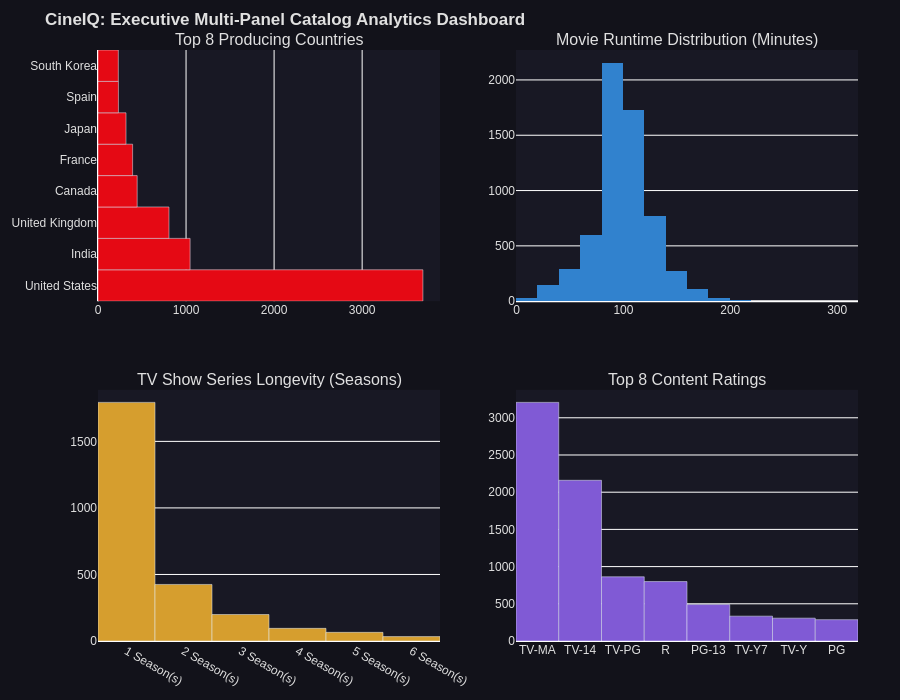

Source (notebook cell):
### Markdown cell above
## 11. Advanced / Interactive Visualizations (Plotly)
We construct an interactive dashboard-style multi-panel visualization summarizing core catalog dimensions.

### Code cell
# 4-Panel Interactive Dashboard Grid
dash_fig = make_subplots(
    rows=2, cols=2,
    subplot_titles=(
        'Top 8 Producing Countries',
        'Movie Runtime Distribution (Minutes)',
        'TV Show Series Longevity (Seasons)',
        'Top 8 Content Ratings'
    ),
    vertical_spacing=0.15,
    horizontal_spacing=0.1
)

# Panel 1: Countries
top_c = clean_df['country_list'].explode().value_counts().head(8)
dash_fig.add_trace(go.Bar(x=top_c.values, y=top_c.index, orientation='h', marker_color=NETFLIX_RED, name='Countries'), row=1, col=1)

# Panel 2: Movie Runtime Histogram
dash_fig.add_trace(go.Histogram(x=movies['duration_minutes'], nbinsx=30, marker_color=ACCENT_BLUE, name='Movie Runtime'), row=1, col=2)

# Panel 3: TV Seasons
tv_s = tv_shows['duration_seasons'].value_counts().head(6).sort_index()
dash_fig.add_trace(go.Bar(x=[f'{s} Season(s)' for s in tv_s.index], y=tv_s.values, marker_color=ACCENT_GOLD, name='TV Seasons'), row=2, col=1)

# Panel 4: Ratings
top_r = clean_df['rating'].value_counts().head(8)
dash_fig.add_trace(go.Bar(x=top_r.index, y=top_r.values, marker_color='#805AD5', name='Ratings'), row=2, col=2)

dash_fig.update_layout(
    height=700,
    title_text='<b>CineIQ: Executive Multi-Panel Catalog Analytics Dashboard</b>',
    showlegend=False,
    **PLOTLY_DARK
)
dash_fig.show()

### Figure 1 — Plotly figure (JSON) as saved in the notebook; plotly's stock layout.template omitted (floating-point values rounded to 4 significant figures; data arrays with more than 128 entries replaced by an {"elided": "..."} marker saying what was removed)
{"data": [{"marker": {"color": "#E50914"}, "name": "Countries", "orientation": "h", "type": "bar", "x": [3690, 1046, 806, 445, 393, 318, 232, 231], "xaxis": "x", "y": ["United States", "India", "United Kingdom", "Canada", "France", "Japan", "Spain", "South Korea"], "yaxis": "y"}, {"marker": {"color": "#3182CE"}, "name": "Movie Runtime", "nbinsx": 30, "type": "histogram", "x": {"elided": "6131 int values"}, "xaxis": "x2", "yaxis": "y2"}, {"marker": {"color": "#D69E2E"}, "name": "TV Seasons", "type": "bar", "x": ["1 Season(s)", "2 Season(s)", "3 Season(s)", "4 Season(s)", "5 Season(s)", "6 Season(s)"], "xaxis": "x3", "y": [1793, 425, 199, 95, 65, 33], "yaxis": "y3"}, {"marker": {"color": "#805AD5"}, "name": "Ratings", "type": "bar", "x": ["TV-MA", "TV-14", "TV-PG", "R", "PG-13", "TV-Y7", "TV-Y", "PG"], "xaxis": "x4", "y": [3207, 2160, 863, 799, 490, 334, 307, 287], "yaxis": "y4"}], "layout": {"annotations": [{"font": {"size": 16}, "showarrow": false, "text": "Top 8 Producing Countries", "x": 0.225, "xanchor": "center", "xref": "paper", "y": 1, "yanchor": "bottom", "yref": "paper"}, {"font": {"size": 16}, "showarrow": false, "text": "Movie Runtime Distribution (Minutes)", "x": 0.775, "xanchor": "center", "xref": "paper", "y": 1, "yanchor": "bottom", "yref": "paper"}, {"font": {"size": 16}, "showarrow": false, "text": "TV Show Series Longevity (Seasons)", "x": 0.225, "xanchor": "center", "xref": "paper", "y": 0.425, "yanchor": "bottom", "yref": "paper"}, {"font": {"size": 16}, "showarrow": false, "text": "Top 8 Content Ratings", "x": 0.775, "xanchor": "center", "xref": "paper", "y": 0.425, "yanchor": "bottom", "yref": "paper"}], "font": {"color": "#e0e0e0", "family": "Arial, sans-serif"}, "height": 700, "margin": {"b": 40, "l": 40, "r": 40, "t": 50}, "paper_bgcolor": "#12121a", "plot_bgcolor": "#181824", "showlegend": false, "title": {"text": "<b>CineIQ: Executive Multi-Panel Catalog Analytics Dashboard</b>"}, "xaxis": {"anchor": "y", "domain": [0, 0.45]}, "xaxis2": {"anchor": "y2", "domain": [0.55, 1]}, "xaxis3": {"anchor": "y3", "domain": [0, 0.45]}, "xaxis4": {"anchor": "y4", "domain": [0.55, 1]}, "yaxis": {"anchor": "x", "domain": [0.575, 1]}, "yaxis2": {"anchor": "x2", "domain": [0.575, 1]}, "yaxis3": {"anchor": "x3", "domain": [0, 0.425]}, "yaxis4": {"anchor": "x4", "domain": [0, 0.425]}}}
